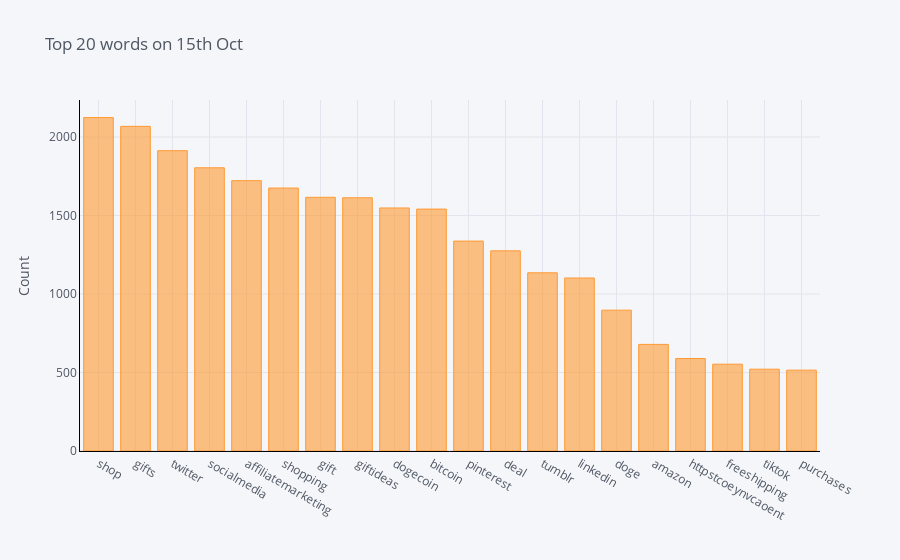

The notebook cell saved with this chart:
### Code cell
def get_top_n_words(corpus, n=None):
    vec = CountVectorizer(stop_words = 'english').fit(corpus)
    bag_of_words = vec.transform(corpus)
    sum_words = bag_of_words.sum(axis=0) 
    words_freq = [(word, sum_words[0, idx]) for word, idx in vec.vocabulary_.items()]
    words_freq =sorted(words_freq, key = lambda x: x[1], reverse=True)
    return words_freq[:n]

common_words = get_top_n_words(data_text15['Text_cl'], 20)
df2 = pd.DataFrame(common_words, columns = ['Text' , 'count'])
df2.groupby('Text').sum()['count'].sort_values(ascending=False).iplot(
    kind='bar', yTitle='Count', linecolor='black', title='Top 20 words on 15th Oct')

### Figure 1 — Plotly figure (JSON) as saved in the notebook; plotly's stock layout.template omitted (floating-point values rounded to 4 significant figures)
{"data": [{"marker": {"color": "rgba(255, 153, 51, 0.6)", "line": {"color": "rgba(255, 153, 51, 1.0)", "width": 1}}, "name": "count", "orientation": "v", "text": "", "type": "bar", "x": ["shop", "gifts", "twitter", "socialmedia", "affiliatemarketing", "shopping", "gift", "giftideas", "dogecoin", "bitcoin", "pinterest", "deal", "tumblr", "linkedin", "doge", "amazon", "httpstcoeynvcaoent", "freeshipping", "tiktok", "purchases"], "y": [2124, 2068, 1913, 1804, 1722, 1675, 1616, 1613, 1548, 1541, 1337, 1275, 1135, 1102, 897, 679, 589, 553, 521, 515]}], "layout": {"legend": {"bgcolor": "#F5F6F9", "font": {"color": "#4D5663"}}, "paper_bgcolor": "#F5F6F9", "plot_bgcolor": "#F5F6F9", "title": {"font": {"color": "#4D5663"}, "text": "Top 20 words on 15th Oct"}, "xaxis": {"gridcolor": "#E1E5ED", "linecolor": "black", "showgrid": true, "tickfont": {"color": "#4D5663"}, "title": {"font": {"color": "#4D5663"}, "text": ""}, "zerolinecolor": "#E1E5ED"}, "yaxis": {"gridcolor": "#E1E5ED", "linecolor": "black", "showgrid": true, "tickfont": {"color": "#4D5663"}, "title": {"font": {"color": "#4D5663"}, "text": "Count"}, "zerolinecolor": "#E1E5ED"}}}
